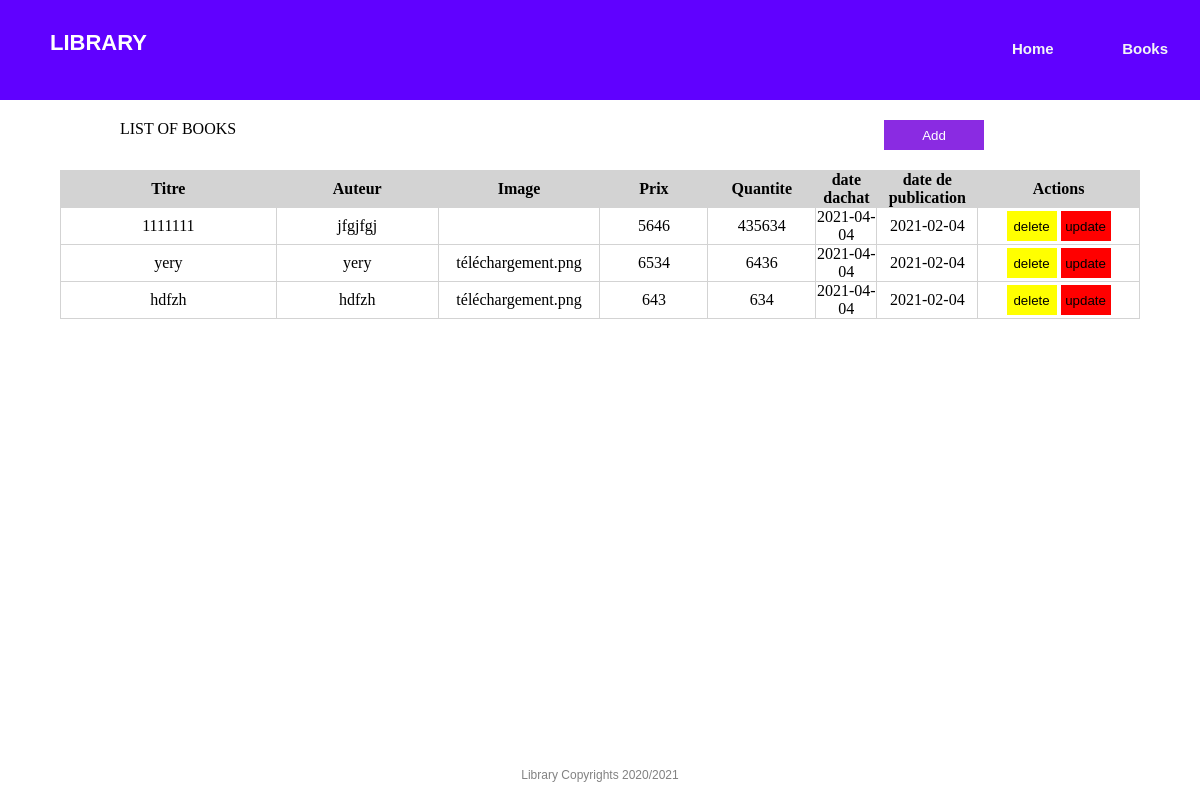
The app's page /read.php with its own data.
### tables this page shows
CREATE TABLE `books` (
  `id` int(11) NOT NULL,
  `titre` varchar(30) NOT NULL,
  `auteur` varchar(30) NOT NULL,
  `imageUpload` varchar(100) NOT NULL,
  `prix` float NOT NULL,
  `quantite` int(255) NOT NULL,
  `date_achat` date NOT NULL,
  `date_de_publication` date NOT NULL
);

### read.php (the view, shortened to what this page needs)
<?php
$db = new PDO("mysql:host=localhost;dbname=testbrief;charset=UTF8", "root", "");
$sql = "SELECT * FROM books";
$stmt = $db->query($sql);
$rows = $stmt->fetchAll(PDO::FETCH_ASSOC);
?>
<html lang="en">
<head>
</head>
<body>
<?php include 'header.php';?>
    <div id="hautDePage">
        <div id="heading">
            <p>LIST OF BOOKS</p>
        </div>
        <div class="buttonAdd">
            <form method="get" action="index.php">
                <button id="buttonAdd" type="submit">Add</button>
            </form>
        </div>
    </div>
    <div id="tableDiv">
        <table style="margin: auto;">
            <thead>
                <tr>
                    <th style="width: 20%;">Titre</th>
                    <th style="width: 15%;">Auteur</th>
                    <th style="width: 15%;">Image</th>
                    <th style="width: 10%;">Prix</th>
                    <th style="width: 10%;">Quantite</th>
                    <th>date dachat </th>
                    <th> date de publication</th>
                    <th style="width: 15%;"> Actions</th>
                </tr>
            </thead>
            <tbody>
                <?php foreach ($rows as $row) : ?>
                    <tr>
                        <td><?php echo $row["titre"]; ?></td>
                        <td><?php echo $row["auteur"]; ?></td>
                        <td><?php echo $row['imageUpload']; ?></td>
                        <td><?php echo $row["prix"]; ?></td>
                        <td><?php echo $row["quantite"]; ?></td>
                        <td><?php echo $row["date_achat"]; ?></td>
                        <td><?php echo $row["date_de_publication"]; ?></td>
                        <td align="center">
                            <a href="supprimer.php?idd=<?php echo $row['id']; ?>" ><input id="delete" type="submit" value="delete"></a>
                            <a href="modifier.php?idd=<?php echo $row["id"];  ?>"  ><input id="update" type="submit" value="update"></a>
                        </td>
                    </tr>
                <?php endforeach; ?>
            </tbody>
        </table>
    </div>
    <?php include 'footer.php';?>
</body>
</html>

### header.php (shortened to what this page needs)
<!DOCTYPE html>
<html lang="en">
<head>
</head>
<body>
    <header>
        <div id='navBarre'>
            <div id="title">
                <p>LIBRARY</p>
            </div>
            <div id='list'>
                <ul>
                    <li><a href="index.php">Home</a></li>
                    <li><a href="read.php">Books</a></li>
                </ul>
            </div>
        </div>
    </header>
</body>
</html>

### footer.php (shortened to what this page needs)
<!DOCTYPE html>
<html lang="en">
<head>
</head>
<body>
    <div id="footer">
        <p>Library Copyrights 2020/2021</p>
    </div>
</body>
</html>

### read.php (style rules this page uses)
#navBarre { height: 100px; background-color: #6001FF; }
#list { float: right; font-family: Arial, Helvetica, sans-serif; font-weight: bold; font-size: 16px; }
#list ul { margin:0px; margin-top: 40px ; }
#list ul li { margin: 0px; padding: 0px 32px; padding-bottom: 10px; display: inline; font-size: 15px; list-style-type: none; }
#list ul li a { color: #f2f5f7; text-decoration: none; transition: color 0.5s; }
#title { padding: 30px 50px 0px; font-family: Arial, Helvetica, sans-serif; font-weight: bold; font-size: 22px; color: white; display: inline-block; }
body { padding: 0px; margin: 0px; }
table, tr, th, td { border: 1px solid lightgrey; border-collapse: collapse; }
th { height: 30px; }
td { height: 30px; text-align: center; }
table { width: 90%; }
thead { background-color: lightgrey; }
#tableDiv { width: 100%; height: 600px; }
#hautDePage { margin: auto; width: 80%; display: flex; padding: 20px; }
.buttonAdd { display: flex; vertical-align: middle; width: 50%; width: 40%; align-items: center; justify-content: flex-end; }
#heading { display: flex; width: 50%; }
#buttonAdd { width: 100px; height: 30px; background-color: blueviolet; color: white; border: none; }
#delete { background-color: yellow; width: 50px; height: 30px; border: none; }
#update { background-color: red; width: 50px; height: 30px; border: none; }
#footer { display: flex; height: 50px; width: 100%; line-height: 50px; color:rgb(130, 130, 130) ; position: absolute; bottom: 0; font-family: Helvetica, sans-serif; font-size: 12px; }
#footer p { text-align: center; }

### header.php (style rules this page uses)
* { margin: 0; padding: 0; }
#navBarre { height: 100px; background-color: #6001FF; }
#list { float: right; font-family: Arial, Helvetica, sans-serif; font-weight: bold; font-size: 16px; }
#list ul { margin:0px; margin-top: 40px ; }
#list ul li { margin: 0px; padding: 0px 32px; padding-bottom: 10px; display: inline; font-size: 15px; list-style-type: none; }
#list ul li a { color: #f2f5f7; text-decoration: none; transition: color 0.5s; }
#title { padding: 30px 50px 0px; font-family: Arial, Helvetica, sans-serif; font-weight: bold; font-size: 22px; color: white; display: inline-block; }

### footer.php (style rules this page uses)
* { margin: 0px; padding: 0px; }
#footer { height: 50px; width: 100%; line-height: 50px; color:rgb(130, 130, 130) ; position: absolute; bottom: 0; display: block; font-family: Helvetica, sans-serif; font-size: 12px; }
#footer p { text-align: center; }

### records on screen
books: titre "1111111", auteur "jfgjfgj", prix "5646", quantite "435634", date_achat "2021-04-04", date_de_publication "2021-02-04"
books: titre "yery", auteur "yery", imageUpload "téléchargement.png", prix "6534", quantite "6436", date_achat "2021-04-04", date_de_publication "2021-02-04"
books: titre "hdfzh", auteur "hdfzh", imageUpload "téléchargement.png", prix "643", quantite "634", date_achat "2021-04-04", date_de_publication "2021-02-04"
